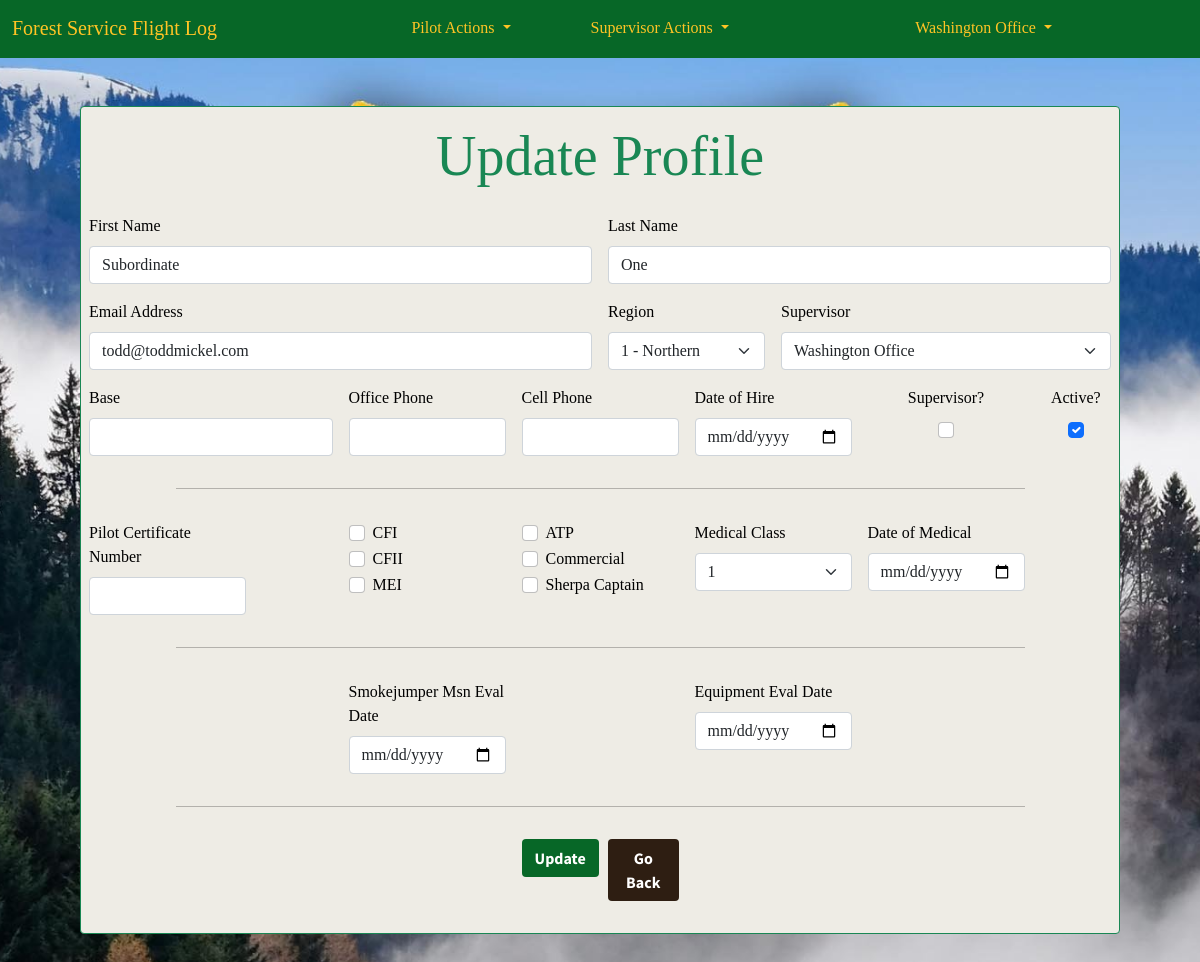
Screenshot of /accounts/7/update/ (signed in) with the database file from the repository.
### accounts/models.py (models this page shows, shortened)
class CustomUser(AbstractUser):
    REGION_CHOICES = [
        ('1', '1 - Northern'),
        ('2', '2 - Rocky Mountain'),
        ('3', '3 - Southwestern'),
        ('4', '4 - Intermountain'),
        ('5', '5 - Pacific Southwest'),
        ('6', '6 - Pacific Northwest'),
        ('8', '8 - Southern'),
        ('9', '9 - Eastern'),
        ('10', '10 - Alaska'),
        ('WO', 'Washington Office'),
    ]
    region = models.CharField(
        max_length=4,
        choices=REGION_CHOICES,
        default='WO',
        null=False,
        blank=False
        )
    base = models.CharField(max_length=20, blank=True)
    office_phone = models.CharField(max_length=12, blank=True)
    cell_phone = models.CharField(max_length=12, blank=True)
    date_of_hire = models.DateField(null=True, blank=True)
    pilot_cert_number = models.CharField(max_length=20, blank=True)
    atp = models.BooleanField(default=False)
    cfi = models.BooleanField(default=False)
    cfii = models.BooleanField(default=False)
    mei = models.BooleanField(default=False)
    commercial_rating = models.BooleanField(default=False)
    medical_class = models.IntegerField(null=True, blank=True)
    date_of_medical = models.DateField(null=True, blank=True)
    user_supervisor = models.ForeignKey(
        'self',
        on_delete=models.PROTECT,
        limit_choices_to={'is_supervisor': True},
        blank=False,
        null=True,
        default=5
        )
    is_supervisor = models.BooleanField(default=False)
    is_captain = models.BooleanField(default=False)
    smokejumper_msn_eval_date = models.DateField(null=True, blank=True)
    equipment_eval_date = models.DateField(null=True, blank=True)
    order = ('username',)
    USERNAME_FIELD = 'username'
    REQUIRED_FIELDS = []
    def __str__(self):
        return f'{self.first_name} {self.last_name}'

### accounts/views.py (the view, shortened to what this page needs)
# urls.py: path("<int:pk>/update/", ProfileView.as_view(), name="profile"),
class ProfileView(LoginRequiredMixin, generic.edit.UpdateView):
    model = CustomUser
    form_class = ProfileForm
    template_name = 'profile.html'

### templates/profile.html (shortened to what this page needs)
{% extends 'base.html' %}
{% load widget_tweaks %}
{% block content %}
{% if not user.is_supervisor and user.id != object.id %}
<div class="container border border-success rounded">
    <h3>You are not authorized to view or edit any profile other than your own.</h3>
</div>
{% else %}
    <form class="row prof-form g-3 border border-success rounded" action="" method="POST">
        <h1 class="display-4 text-center text-success">Update Profile</h1>
        <div class="col-md-6">
            <label for="id_first_name" class="form-label">First Name</label>
            {{ form.first_name }}
        </div>
        <div class="col-md-6">
            <label for="id_last_name" class="form-label">Last Name</label>
            {{ form.last_name }}
        </div>
        <div class="col-md-6">
            <label for="id_email" class="form-label">Email Address</label>
            {{ form.email }}
        </div>
        <div class="col-md-2">
            <label for="id_region" class="form-label">Region</label>
            {% render_field form.region class+="form-select" %}
        </div>
        <div class="col-md-4">
            <label for="id_user_supervisor" class="form-label">Supervisor</label>
            {% render_field form.user_supervisor class+="form-select" %}
        </div>
        <div class="col-md-3">
            <label for="id_base" class="form-label">Base</label>
            {{ form.base }}
        </div>
        <div class="col-md-2">
            <label for="id_office_phone" class="form-label">Office Phone</label>
            {{ form.office_phone }}
        </div>
        <div class="col-md-2">
            <label for="id_cell_phone" class="form-label">Cell Phone</label>
            {{ form.cell_phone }}
        </div>
        <div class="col-md-2">
            <label for="id_date_of_hire" class="form-label">Date of Hire</label>
            {{ form.date_of_hire }}
        </div>
            {% if user.is_supervisor and user.id != object.id %}
            <div class="col-md-2 text-center">
                <label for="id_is_supervisor" class="form-label">Supervisor?</label><br>
                {% render_field form.is_supervisor class="form-check-input" %}
            </div>
            <div class="col-md-1 text-center">
                <label for="id_is_active" class="form-label">Active?</label><br>
                {% render_field form.is_active class="form-check-input" %}
            </div>
            {% else %}
            <div class="col-md-3">
            </div>
            {% endif %}
        <div class="col-md-1"></div>
        <div class="col-md-10"><hr></div>
        <div class="col-md-1"></div>
        <div class="col-md-2">
            <label for="id_pilot_cert_number" class="form-label">Pilot Certificate Number</label>
            {{ form.pilot_cert_number }}
        </div>
        <div class="col-md-1"></div>
        <div class="col-md-2">
            <div class="form-check">
                <label for="id_cfi" class="form-check-label">CFI</label>
                {% render_field form.cfi class="form-check-input" %}
            </div>
            <div class="form-check">
                <label for="id_cfii" class="form-check-label">CFII</label>
                {% render_field form.cfii class="form-check-input" %}
            </div>
            <div class="form-check">
                <label for="id_mei" class="form-check-label">MEI</label>
                {% render_field form.mei class="form-check-input" %}
            </div>
        </div>
        <div class="col-2">
            <div class="form-check">
                <label for="id_atp" class="form-check-label">ATP</label>
                {% render_field form.atp class="form-check-input" %}
            </div>
            <div class="form-check">
                <label for="id_commercial_rating" class="form-check-label">Commercial</label>
                {% render_field form.commercial_rating class="form-check-input" %}
            </div>
            <div class="form-check">
                <label for="id_commercial_rating" class="form-check-label">Sherpa Captain</label>
                {% render_field form.is_captain class="form-check-input" %}
            </div>
        </div>
        <div class="col-md-2">
            <label for="id_medical_class" class="form-label">Medical Class</label>
            {% render_field form.medical_class class+="form-select" %}
        </div>
        <div class="col-md-2">
            <label for="id_date_of_hire" class="form-label">Date of Medical</label>
            {{ form.date_of_medical }}
        </div>
        <div class="col-md-1"></div>
        <div class="col-md-1"></div>
        <div class="col-md-10"><hr></div>
        <div class="col-md-1"></div>
        <div class="col-md-3"></div>
        <div class="col-md-2">
            <label for="id_smokejumper_msn_eval_date" class="form-label">Smokejumper Msn Eval Date</label>
            {{ form.smokejumper_msn_eval_date }}
        </div>
        <div class="col-md-2"></div>
        <div class="col-md-2">
            <label for="id_equipment_eval_date" class="form-label">Equipment Eval Date</label>
            {{ form.equipment_eval_date }}
        </div>
        <div class="col-md-3"></div>
        <div class="col-md-1"></div>
        <div class="col-md-10"><hr></div>
        <div class="col-md-1"></div>
        {% if object.id != user.id %}
        <div class="col-md-5"></div>
        <div class="col-md-1">
            <button class="btn submit_btn" type="submit">Update</button>
        </div>
        <div class="col-md-1">
            <a class="btn cancel_btn" href="{% url 'currency_board' %}">Go Back</a>
        </div>
        {% else %}
        <div class="d-grid gap-2 col-1 mx-auto">
            <button class="btn submit_btn" type="submit">Update</button>
        </div>
        {% endif %}
    </form>
    {% endif %}
{% endblock content %}

### templates/base.html (shortened to what this page needs)
{% load static %}
{% load crispy_forms_tags %}
<!DOCTYPE html>
<html>
    <head>
        <link href="https://cdn.jsdelivr.net/npm/bootstrap@5.1.0/dist/css/bootstrap.min.css" rel="stylesheet"
>
        <link rel="stylesheet" type="text/css"
        href="https://stackpath.bootstrapcdn.com/font-awesome/4.7.0/css/font-awesome.min.css"/>
        <link
            href="{% static 'css/base.css' %}"
            rel="stylesheet">
    </head>
    <body>
        <nav class="navbar navbar-expand-lg navbar-nb2">
            <div class="container-fluid">
                <a class="navbar-brand" href="{% url 'home' %}">Forest Service Flight Log</a>
                <div class="collapse navbar-collapse" id="navbarSupportedContent">
                {% if user.is_authenticated %}
                    <ul class="navbar-nav mx-auto mb-2 mb-lg-0">
                        <li class="nav-item dropdown">
                            <a class="nav-link active dropdown-toggle pa_1" href="#" id="navbarDropdown" role="button" data-bs-toggle="dropdown">
                                Pilot Actions
                            </a>
                        </li>
                        {% if user.is_supervisor %}
                        <li class="nav-item dropdown">
                            <a class="nav-link active dropdown-toggle pa_1" href="#" id="SupDropdown" role="button" data-bs-toggle="dropdown">
                                Supervisor Actions
                            </a>
                        </li>
                        {% endif %}
                    </ul>
                    <ul class="navbar-nav flex-row-reverse">
                        <li class="nav-item dropdown">
                            <a class="nav-link active dropdown-toggle pw_1" href="#" id="profileDropdown" role="button" data-bs-toggle="dropdown">
                                {{ user.get_full_name }}
                            </a>
                        </li>
                    </ul>
                    {% endif %}
                </div>
            </div>
        </nav>
        {% block content %}
        {% endblock content %}
    </body>
</html>

### static/css/base.css (style rules this page uses)
:root { --background: #eeece5; --brown_primary: #2e1e12; --brown_darker: #261f1b; --brown_darkest: #212121; --green_primary: #076727; --green_darkest: #073d11; --green_dark: #0a531b; --blue: #9bdaf1; --light_blue: #e1f3f8; --red_secondary: #e31c3d; --red_darkest: #981b1e; --red_dark: #cd2026; --red_light: #e59393; --red_lightest: #f9dede; --fs_gold: #ffc425; }
body { font-family: 'Playfair Display', serif; background: var(--background) url("/static/img/sf_logo4.jpg") no-repeat; background-size: cover; background-position: center center; background-repeat: no-repeat; background-attachment: fixed; background-size: cover; color: black; }
a { text-decoration: none; }
h1.text-center { color: black; background-color: var(--background); }
h1 { color: black; }
form { color: black; background-color: var(--background); border-radius: 10px; }
.prof-form { margin: 3rem 5rem; padding-bottom: 2rem; }
.navbar { background-color: var(--green_primary); border-bottom: 2px solid var(--green_primary); margin-bottom: 2rem; display: flex; }
.navbar-brand { color:var(--fs_gold); }
.pa_1 { color:var(--fs_gold); }
.pw_1 { color: var(--fs_gold); margin-right: 8rem; }
.btn { font-family: 'Source Sans Pro', sans-serif; font-weight: bold; }
.cancel_btn { background-color: var(--brown_primary); color: white; }
.submit_btn { background-color: var(--green_primary); color: white; }
@media only screen and (min-width: 768px) { body { width:auto; margin-left:auto; margin-right:auto; } }
@media only screen and (min-width: 600px) { body { display: 50%; } }

### rows the page displays
CustomUser: get_full_name "Washington Office"
CustomUser: first_name "Subordinate", last_name "One", email "todd@toddmickel.com", region "1 - Northern", user_supervisor "Washington Office", is_active "☑", medical_class "1"
